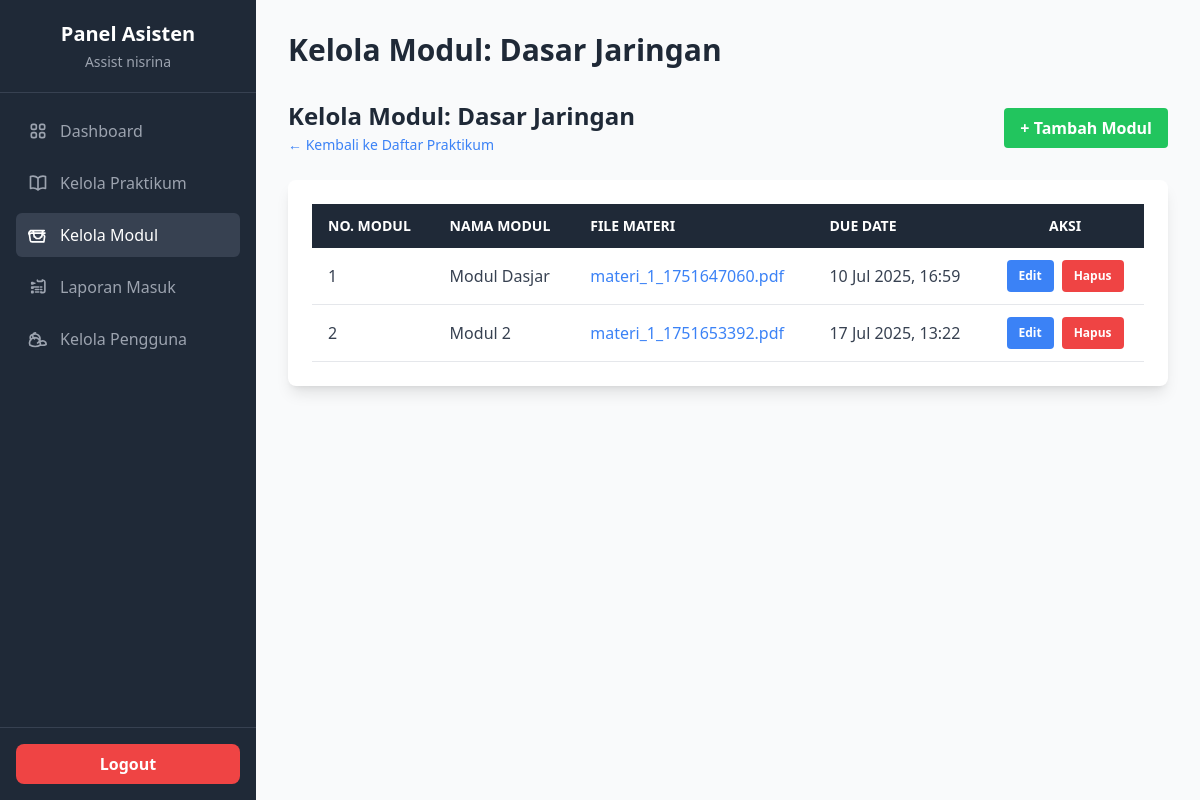
/asisten/kelola_modul.php?prak_id=1 (signed in), run on the app's committed database.
### tables this page shows
CREATE TABLE `modul_prak` (
  `id` int(11) NOT NULL,
  `mata_prak_id` int(11) NOT NULL,
  `nomor_modul` int(11) NOT NULL,
  `nama_modul` varchar(100) NOT NULL,
  `desc_modul` text DEFAULT NULL,
  `file_modul_path` varchar(255) DEFAULT NULL,
  `due_date` timestamp NULL DEFAULT NULL,
  `created_at` timestamp NOT NULL DEFAULT current_timestamp()
);

### asisten/kelola_modul.php (the view, shortened to what this page needs)
<?php
require_once '../includes/config.php';
$prak_id = isset($_GET['prak_id']) && is_numeric($_GET['prak_id']) ? intval($_GET['prak_id']) : 0;
$stmt_prak = $conn->prepare("SELECT nama_prak FROM mata_prak WHERE id = ?");
$stmt_prak->bind_param("i", $prak_id);
$stmt_prak->execute();
$praktikum = $stmt_prak->get_result()->fetch_assoc();
$modul_list = [];
$stmt_modul = $conn->prepare("SELECT * FROM modul_prak WHERE mata_prak_id = ? ORDER BY nomor_modul ASC");
$stmt_modul->bind_param("i", $prak_id);
$stmt_modul->execute();
$result_modul = $stmt_modul->get_result();
while ($row = $result_modul->fetch_assoc()) {
    $modul_list[] = $row;
}
$pageTitle = 'Kelola Modul: ' . htmlspecialchars($praktikum['nama_prak']);
$action = $_GET['action'] ?? 'list';
$modul_to_edit = null;
require_once 'templates/header.php';
?>
<div class="flex justify-between items-center mb-6">
    <div>
        <h2 class="text-2xl font-bold text-gray-800"><?php echo $pageTitle; ?></h2>
        <a href="kelola_prak.php" class="text-sm text-blue-500 hover:underline">&larr; Kembali ke Daftar Praktikum</a>
    </div>
    <?php if ($action === 'list'): ?>
        <a href="kelola_modul.php?prak_id=<?php echo $prak_id; ?>&action=tambah"
            class="bg-green-500 hover:bg-green-700 text-white font-bold py-2 px-4 rounded">
            + Tambah Modul
        </a>
    <?php endif; ?>
</div>
<?php if ($action === 'tambah' || $action === 'edit'): ?>
    <div class="bg-white p-8 rounded-lg shadow-lg w-full max-w-2xl mx-auto">
        <h3 class="text-xl font-bold mb-6"><?php echo $action === 'edit' ? 'Edit Modul' : 'Tambah Modul Baru'; ?></h3>
        <form action="kelola_modul.php?prak_id=<?php echo $prak_id; ?>" method="POST" enctype="multipart/form-data">
            <?php if ($action === 'edit'): ?>
                <input type="hidden" name="edit_modul" value="1">
                <input type="hidden" name="modul_id" value="<?php echo $modul_to_edit['id']; ?>">
            <?php else: ?>
                <input type="hidden" name="tambah_modul" value="1">
            <?php endif; ?>
            <div class="mb-4">
                <label for="nomor_modul" class="block text-gray-700">Nomor Modul</label>
                <input type="number" name="nomor_modul" id="nomor_modul" class="w-full mt-1 p-2 border rounded"
                    value="<?php echo htmlspecialchars($modul_to_edit['nomor_modul'] ?? ''); ?>" required>
            </div>
            <div class="mb-4">
                <label for="nama_modul" class="block text-gray-700">Nama Modul</label>
                <input type="text" name="nama_modul" id="nama_modul" class="w-full mt-1 p-2 border rounded"
                    value="<?php echo htmlspecialchars($modul_to_edit['nama_modul'] ?? ''); ?>" required>
            </div>
            <div class="mb-4">
                <label for="desc_modul" class="block text-gray-700">Deskripsi</label>
                <textarea name="desc_modul" id="desc_modul" rows="4"
                    class="w-full mt-1 p-2 border rounded"><?php echo htmlspecialchars($modul_to_edit['desc_modul'] ?? ''); ?></textarea>
            </div>
            <div class="mb-4">
                <label for="due_date" class="block text-gray-700">Batas Waktu Pengumpulan (Due Date)</label>
                <input type="datetime-local" name="due_date" id="due_date" class="w-full mt-1 p-2 border rounded"
                    value="<?php echo htmlspecialchars(date('Y-m-d\TH:i', strtotime($modul_to_edit['due_date'] ?? 'now'))); ?>">
            </div>
            <div class="mb-4">
                <label for="file_materi" class="block text-gray-700">File Materi (PDF/DOCX/ZIP)</label>
                <input type="file" name="file_materi" id="file_materi" class="w-full mt-1 p-2 border rounded">
                <?php if ($action === 'edit' && !empty($modul_to_edit['file_modul_path'])): ?>
                    <p class="text-xs text-gray-500 mt-1">File saat ini:
                        <?php echo basename($modul_to_edit['file_modul_path']); ?>. Kosongkan jika tidak ingin mengubah file.
                    </p>
                <?php endif; ?>
            </div>
            <div class="mt-6 flex justify-end gap-4">
                <a href="kelola_modul.php?prak_id=<?php echo $prak_id; ?>"
                    class="bg-gray-300 hover:bg-gray-400 text-gray-800 font-bold py-2 px-4 rounded">Batal</a>
                <button type="submit" class="bg-blue-500 hover:bg-blue-700 text-white font-bold py-2 px-4 rounded">Simpan
                    Modul</button>
            </div>
        </form>
    </div>
<?php else: ?>
    <div class="bg-white p-6 rounded-lg shadow-lg w-full">
        <div class="overflow-x-auto">
            <table class="min-w-full bg-white">
                <thead class="bg-gray-800 text-white">
                    <tr>
                        <th class="text-left py-3 px-4 uppercase font-semibold text-sm">No. Modul</th>
                        <th class="text-left py-3 px-4 uppercase font-semibold text-sm">Nama Modul</th>
                        <th class="text-left py-3 px-4 uppercase font-semibold text-sm">File Materi</th>
                        <th class="text-left py-3 px-4 uppercase font-semibold text-sm">Due Date</th>
                        <th class="text-center py-3 px-4 uppercase font-semibold text-sm">Aksi</th>
                    </tr>
                </thead>
                <tbody class="text-gray-700">
                    <?php if (empty($modul_list)): ?>
                        <tr>
                            <td colspan="5" class="p-4 text-center text-gray-500">Belum ada modul untuk praktikum ini.</td>
                        </tr>
                    <?php else: ?>
                        <?php foreach ($modul_list as $modul): ?>
                            <tr class="border-b border-gray-200 hover:bg-gray-100">
                                <td class="py-3 px-4"><?php echo htmlspecialchars($modul['nomor_modul']); ?></td>
                                <td class="py-3 px-4"><?php echo htmlspecialchars($modul['nama_modul']); ?></td>
                                <td class="py-3 px-4">
                                    <?php if (!empty($modul['file_modul_path'])): ?>
                                        <a href="<?php echo htmlspecialchars($modul['file_modul_path']); ?>"
                                            class="text-blue-500 hover:underline"
                                            download><?php echo basename($modul['file_modul_path']); ?></a>
                                    <?php else: ?>
                                        <span class="text-gray-400 italic">Tidak ada file</span>
                                    <?php endif; ?>
                                </td>
                                <td class="py-3 px-4">
                                    <?php echo !empty($modul['due_date']) ? date('d M Y, H:i', strtotime($modul['due_date'])) : '-'; ?>
                                </td>
                                <td class="py-3 px-4">
                                    <div class="flex items-center justify-center gap-x-2">
                                        <a href="kelola_modul.php?prak_id=<?php echo $prak_id; ?>&action=edit&modul_id=<?php echo $modul['id']; ?>"
                                            class="bg-blue-500 hover:bg-blue-700 text-white text-xs font-bold py-2 px-3 rounded">Edit</a>
                                        <a href="kelola_modul.php?prak_id=<?php echo $prak_id; ?>&action=delete&modul_id=<?php echo $modul['id']; ?>"
                                            class="bg-red-500 hover:bg-red-700 text-white text-xs font-bold py-2 px-3 rounded"
                                            onclick="return confirm('Anda yakin ingin menghapus modul ini?')">Hapus</a>
                                    </div>
                                </td>
                            </tr>
                        <?php endforeach; ?>
                    <?php endif; ?>
                </tbody>
            </table>
        </div>
    </div>
<?php endif; ?>
<?php
require_once 'templates/footer.php';
?>

### data on the page
modul_prak: nomor_modul "1", nama_modul "Modul Dasjar", file_modul_path "materi_1_1751647060.pdf", due_date "10 Jul 2025, 16:59"
modul_prak: nomor_modul "2", nama_modul "Modul 2", file_modul_path "materi_1_1751653392.pdf", due_date "17 Jul 2025, 13:22"

### other printed values
$_SESSION['nama'] "Assist nisrina"
$pageTitle "Kelola Modul: Dasar Jaringan"
